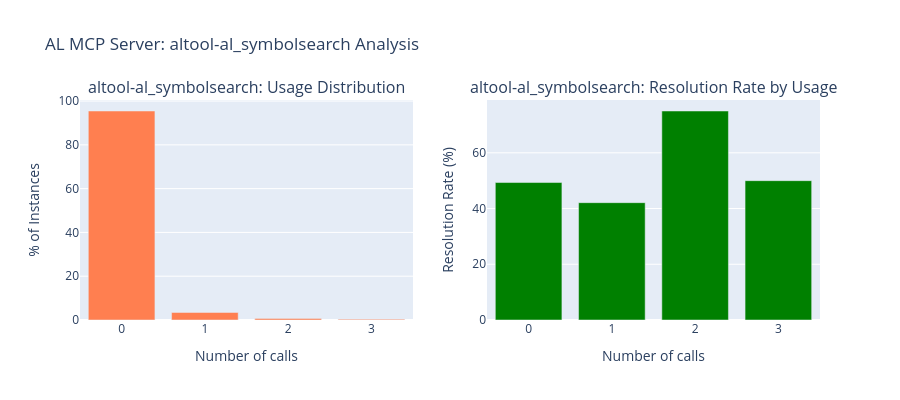
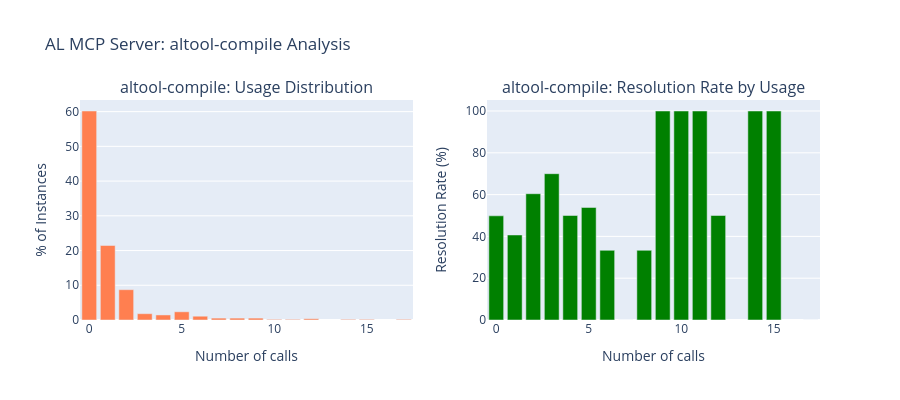

The notebook cell saved with these charts, in order:
### Code cell
# Focus on AL MCP Server tools usage and correlation with success
if al_mcp_tools:
    print("AL MCP Server Tool Usage Analysis")
    print("=" * 60)

    for tool in al_mcp_tools:
        if tool in altool_tool_df.columns:
            tool_counts = altool_tool_df[tool]
            print(f"\n📊 {tool}")
            print(f"   Total calls: {tool_counts.sum():.0f}")
            print(f"   Mean per instance: {tool_counts.mean():.2f}")
            print(f"   Used in {(tool_counts > 0).sum()}/{len(tool_counts)} records ({(tool_counts > 0).mean() * 100:.1f}%)")

    def plot_tool_usage_analysis(tool_name: str, tool_df: pd.DataFrame, result_df: pd.DataFrame):
        """Plot usage distribution and resolution rate for a tool."""
        if tool_name not in tool_df.columns:
            print(f"Tool {tool_name} not found")
            return

        analysis_df = pd.DataFrame(
            {
                "tool_count": tool_df[tool_name],
                "resolved": result_df["resolved"].values,
            }
        )
        usage_vs_success = (
            analysis_df.groupby("tool_count")
            .agg(
                count=("resolved", "count"),
                resolved_count=("resolved", "sum"),
                resolution_rate=("resolved", "mean"),
            )
            .reset_index()
        )

        total_instances = len(analysis_df)
        usage_vs_success["usage_pct"] = usage_vs_success["count"] / total_instances * 100
        usage_vs_success["resolution_rate"] *= 100

        fig = make_subplots(rows=1, cols=2, subplot_titles=(f"{tool_name}: Usage Distribution", f"{tool_name}: Resolution Rate by Usage"))

        fig.add_trace(
            go.Bar(x=usage_vs_success["tool_count"], y=usage_vs_success["usage_pct"], marker_color="coral"),
            row=1,
            col=1,
        )
        fig.add_trace(
            go.Bar(x=usage_vs_success["tool_count"], y=usage_vs_success["resolution_rate"], marker_color="green"),
            row=1,
            col=2,
        )

        fig.update_xaxes(title_text="Number of calls", row=1, col=1)
        fig.update_yaxes(title_text="% of Instances", row=1, col=1)
        fig.update_xaxes(title_text="Number of calls", row=1, col=2)
        fig.update_yaxes(title_text="Resolution Rate (%)", row=1, col=2)
        fig.update_layout(height=400, title_text=f"AL MCP Server: {tool_name} Analysis", showlegend=False)
        fig.show()

    for tool in al_mcp_tools:
        plot_tool_usage_analysis(tool, altool_tool_df, altool_df_k)
else:
    print("No AL MCP Server tools found")

### Figure 1 — Plotly figure (JSON) as saved in the notebook; plotly's stock layout.template omitted (floating-point values rounded to 4 significant figures)
{"data": [{"marker": {"color": "coral"}, "type": "bar", "x": [0, 1, 2, 3], "xaxis": "x", "y": [95.45, 3.455, 0.7273, 0.3636], "yaxis": "y"}, {"marker": {"color": "green"}, "type": "bar", "x": [0, 1, 2, 3], "xaxis": "x2", "y": [49.33, 42.11, 75.0, 50.0], "yaxis": "y2"}], "layout": {"annotations": [{"font": {"size": 16}, "showarrow": false, "text": "altool-al_symbolsearch: Usage Distribution", "x": 0.225, "xanchor": "center", "xref": "paper", "y": 1, "yanchor": "bottom", "yref": "paper"}, {"font": {"size": 16}, "showarrow": false, "text": "altool-al_symbolsearch: Resolution Rate by Usage", "x": 0.775, "xanchor": "center", "xref": "paper", "y": 1, "yanchor": "bottom", "yref": "paper"}], "height": 400, "showlegend": false, "title": {"text": "AL MCP Server: altool-al_symbolsearch Analysis"}, "xaxis": {"anchor": "y", "domain": [0, 0.45], "title": {"text": "Number of calls"}}, "xaxis2": {"anchor": "y2", "domain": [0.55, 1], "title": {"text": "Number of calls"}}, "yaxis": {"anchor": "x", "domain": [0, 1], "title": {"text": "% of Instances"}}, "yaxis2": {"anchor": "x2", "domain": [0, 1], "title": {"text": "Resolution Rate (%)"}}}}

### Figure 2 — Plotly figure (JSON) as saved in the notebook; plotly's stock layout.template omitted (floating-point values rounded to 4 significant figures)
{"data": [{"marker": {"color": "coral"}, "type": "bar", "x": [0, 1, 2, 3, 4, 5, 6, 7, 8, 9, 10, 11, 12, 14, 15, 17], "xaxis": "x", "y": [60.18, 21.45, 8.727, 1.818, 1.455, 2.364, 1.091, 0.5455, 0.5455, 0.5455, 0.1818, 0.1818, 0.3636, 0.1818, 0.1818, 0.1818], "yaxis": "y"}, {"marker": {"color": "green"}, "type": "bar", "x": [0, 1, 2, 3, 4, 5, 6, 7, 8, 9, 10, 11, 12, 14, 15, 17], "xaxis": "x2", "y": [49.85, 40.68, 60.42, 70.0, 50.0, 53.85, 33.33, 0.0, 33.33, 100.0, 100.0, 100.0, 50.0, 100.0, 100.0, 0.0], "yaxis": "y2"}], "layout": {"annotations": [{"font": {"size": 16}, "showarrow": false, "text": "altool-compile: Usage Distribution", "x": 0.225, "xanchor": "center", "xref": "paper", "y": 1, "yanchor": "bottom", "yref": "paper"}, {"font": {"size": 16}, "showarrow": false, "text": "altool-compile: Resolution Rate by Usage", "x": 0.775, "xanchor": "center", "xref": "paper", "y": 1, "yanchor": "bottom", "yref": "paper"}], "height": 400, "showlegend": false, "title": {"text": "AL MCP Server: altool-compile Analysis"}, "xaxis": {"anchor": "y", "domain": [0, 0.45], "title": {"text": "Number of calls"}}, "xaxis2": {"anchor": "y2", "domain": [0.55, 1], "title": {"text": "Number of calls"}}, "yaxis": {"anchor": "x", "domain": [0, 1], "title": {"text": "% of Instances"}}, "yaxis2": {"anchor": "x2", "domain": [0, 1], "title": {"text": "Resolution Rate (%)"}}}}
